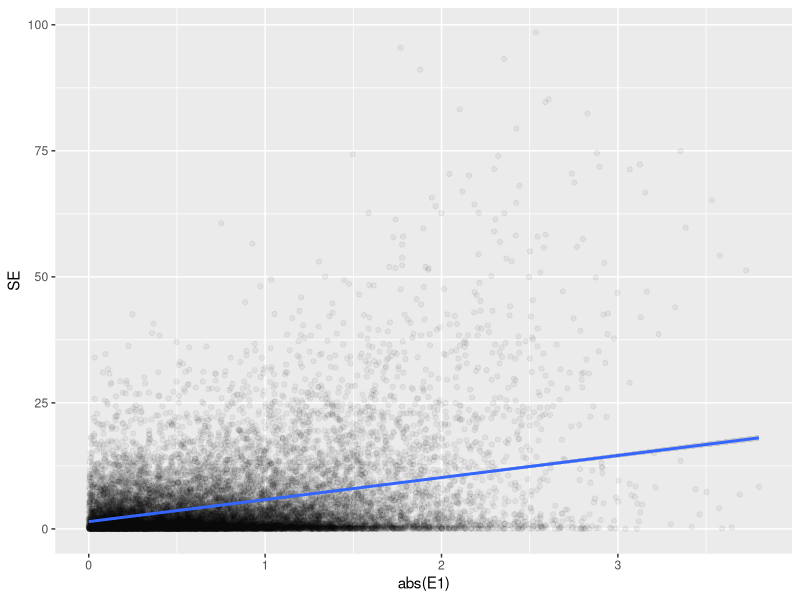

This figure's R source:
# generates fake data represeing GxE model

library(tidyverse)

N <- 16000 # total number of individuals in test data set
L <- 32 # total number of dimensions in data set
full_data <- tibble(IID = 1:N)

# true phenotype parameters
B0 <- 0
B1 <- 2
B2 <- 2
H2 <- 0.5

# simulation parameters
AF <- 0.5
var_B1g1 <- B1^2 * AF * (1-AF)
var_B2g1E1 <- B2^2 * ( (AF^2 * 1) + (0^2 * AF*(1-AF)) + (AF * (1-AF) * 1^2) )
C0 <- sqrt((var_B1g1 + var_B2g1E1) * ((1-H2)/H2) )

#set.seed(2016)
full_data$g1 <- as.integer(sample(c(0,1),N,replace=TRUE, prob=c(1-AF,AF)))
full_data$E1 <- rnorm(N)
full_data$err <- rnorm(N)
full_data$Y <- B0 + (B1 * full_data$g1) + (B2 * full_data$g1 * full_data$E1) + (C0 * full_data$err)
#full_data$Y <- B0 + (B1 * full_data$g1) + (C0 * full_data$err)

#ggplot(full_data, aes(x=E1, y=Y, color=as.factor(g1))) + geom_point(alpha=0.05)

true_model <- lm(Y ~ g1 + g1*E1, data=full_data)
summary(true_model)


simple_model <- lm(Y ~ g1, data=full_data)
summary(simple_model)

predict_data <- full_data %>%
  mutate(Y_hat = predict(simple_model),
         SE = (Y_hat - Y)^2)

ggplot(predict_data, aes(x=abs(E1), y=SE)) +
  geom_point(alpha = 0.05) +
  geom_smooth(method='lm')

lm_error <- lm(SE ~ abs(E1),data=predict_data)
summary(lm_error)

